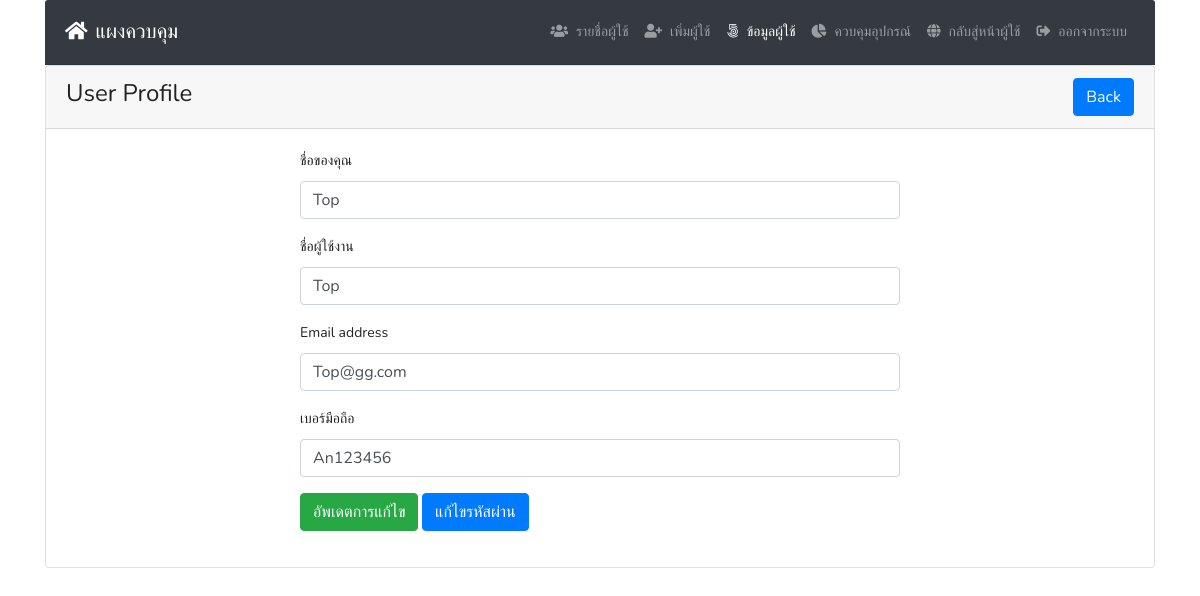
The app's page /profile.php?id=24 (signed in) with its own data.
### tables this page shows
CREATE TABLE `tbl_users` (
  `id` int(11) NOT NULL,
  `name` varchar(255) DEFAULT NULL,
  `username` varchar(255) DEFAULT NULL,
  `email` varchar(255) DEFAULT NULL,
  `password` varchar(255) DEFAULT NULL,
  `mobile` varchar(25) DEFAULT NULL,
  `roleid` tinyint(4) DEFAULT NULL,
  `isActive` tinyint(4) DEFAULT 0,
  `created_at` timestamp NOT NULL DEFAULT current_timestamp(),
  `updated_at` timestamp NOT NULL DEFAULT current_timestamp()
);

### profile.php (the view, shortened to what this page needs)
<?php
include 'inc/header.php';
 ?>
<?php
if (isset($_GET['id'])) {
  $userid = preg_replace('/[^a-zA-Z0-9-]/', '', (int)$_GET['id']);
}
 ?>
 <div class="card ">
   <div class="card-header">
          <h3>User Profile <span class="float-right"> <a href="index.php" class="btn btn-primary">Back</a> </h3>
        </div>
        <div class="card-body">
    <?php
    $getUinfo = $users->getUserInfoById($userid);
    if ($getUinfo) {
     ?>
          <div style="width:600px; margin:0px auto">
          <form class="" action="" method="POST">
              <div class="form-group">
                <label for="name">ชื่อของคุณ</label>
                <input type="text" name="name" value="<?php echo $getUinfo->name; ?>" class="form-control">
              </div>
              <div class="form-group">
                <label for="username">ชื่อผู้ใช้งาน</label>
                <input type="text" name="username" value="<?php echo $getUinfo->username; ?>" class="form-control">
              </div>
              <div class="form-group">
                <label for="email">Email address</label>
                <input type="email" id="email" name="email" value="<?php echo $getUinfo->email; ?>" class="form-control">
              </div>
              <div class="form-group">
                <label for="mobile">เบอร์มือถือ</label>
                <input type="text" id="mobile" name="mobile" value="<?php echo $getUinfo->mobile; ?>" class="form-control">
              </div>
              <?php if (Session::get("id") == $getUinfo->id) {?>
              <div class="form-group">
                <button type="submit" name="update" class="btn btn-success">อัพเดตการแก้ไข</button>
                <a class="btn btn-primary" href="changepass.php?id=<?php echo $getUinfo->id;?>">แก้ไขรหัสผ่าน</a>
              </div>
            <?php } elseif(Session::get("roleid") == '2') {?>
              <div class="form-group">
                <button type="submit" name="update" class="btn btn-success">อัพเดตการแก้ไข</button>
              </div>
              <?php   }else{ ?>
                  <div class="form-group">
                    <a class="btn btn-primary" href="index.php">ตกลง</a>
                  </div>
                <?php } ?>
          </form>
        </div>
      <?php }else{
        header('Location:index.php');
      } ?>
      </div>
    </div>
  <?php
  include 'inc/footer.php';
  ?>

### records on screen
tbl_users: name "Top", username "Top", email "Top@gg.com", mobile "An123456"
